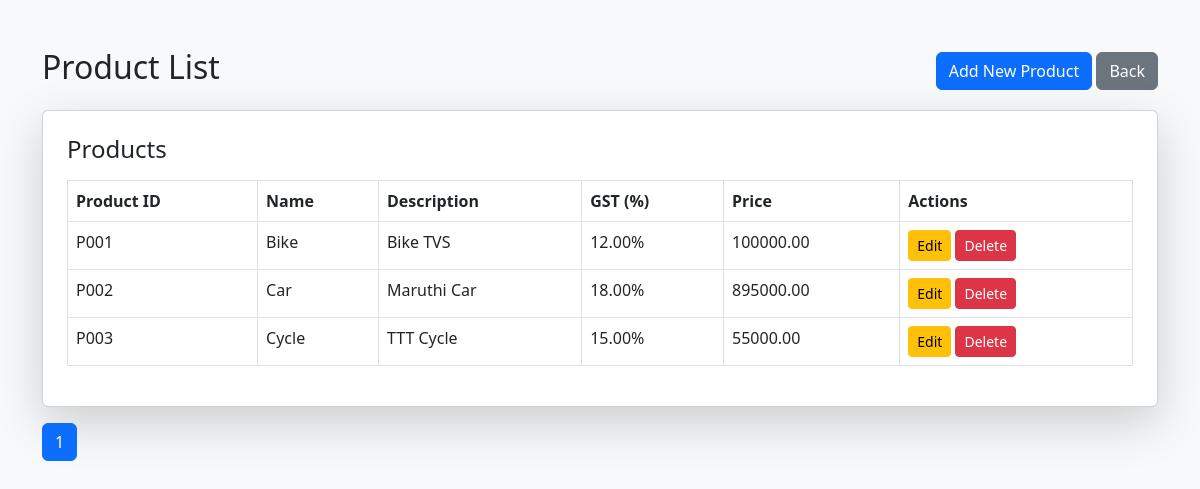
/view_products.php (signed in), run on the app's committed database.
### tables this page shows
CREATE TABLE `products` (
  `id` varchar(20) NOT NULL,
  `name` varchar(100) NOT NULL,
  `description` text,
  `price` decimal(10,2) NOT NULL,
  `gst_percent` decimal(5,2) DEFAULT '0.00',
  PRIMARY KEY (`id`)
);

### view_products.php (the view, shortened to what this page needs)
<?php
include 'db_connect.php';
$limit = 10;
$page = isset($_GET['page']) ? (int)$_GET['page'] : 1;
$start = ($page - 1) * $limit;
$total_query = $conn->query("SELECT COUNT(id) AS total FROM products");
$total_result = $total_query->fetch_assoc();
$total_products = $total_result['total'];
$total_pages = ceil($total_products / $limit);
$products = $conn->query("SELECT * FROM products LIMIT $start, $limit");
?>
<!DOCTYPE html>
<html lang="en">
<head>
    <link rel="stylesheet" href="https://cdnjs.cloudflare.com/ajax/libs/bootstrap/5.3.0/css/bootstrap.min.css">
</head>
<body class="bg-light">
    <div class="container mt-5">
        <div class="d-flex justify-content-between align-items-center mb-3">
            <h2>Product List</h2>
            <div>
                <a href="products.php" class="btn btn-primary">Add New Product</a>
                <a href="dashboard.php" class="btn btn-secondary">Back</a>
            </div>
        </div>
        <div class="card p-4 shadow-lg">
            <h4 class="mb-3">Products</h4>
            <table class="table table-bordered">
                <thead>
                    <tr>
                        <th>Product ID</th>
                        <th>Name</th>
                        <th>Description</th>
                        <th>GST (%)</th>
                        <th>Price</th>
                        <th>Actions</th>
                    </tr>
                </thead>
                <tbody>
                    <?php while ($row = $products->fetch_assoc()): ?>
                        <tr>
                            <td><?php echo $row['id']; ?></td>
                            <td><?php echo $row['name']; ?></td>
                            <td><?php echo $row['description']; ?></td>
                            <td><?php echo $row['gst_percent']; ?>%</td>
                            <td><?php echo $row['price']; ?></td>
                            <td>
                                <a href="edit_product.php?id=<?php echo $row['id']; ?>" class="btn btn-warning btn-sm">Edit</a>
                                <a href="delete_product.php?id=<?php echo $row['id']; ?>" class="btn btn-danger btn-sm" onclick="return confirm('Are you sure?')">Delete</a>
                            </td>
                        </tr>
                    <?php endwhile; ?>
                </tbody>
            </table>
        </div>
        <nav class="mt-3">
            <ul class="pagination">
                <?php for ($i = 1; $i <= $total_pages; $i++): ?>
                    <li class="page-item <?php if ($i == $page) echo 'active'; ?>">
                        <a class="page-link" href="view_products.php?page=<?php echo $i; ?>"><?php echo $i; ?></a>
                    </li>
                <?php endfor; ?>
            </ul>
        </nav>
    </div>
</body>
</html>

### data on the page
products: id "P001", name "Bike", description "Bike TVS", gst_percent "12.00", price "100000.00"
products: id "P002", name "Car", description "Maruthi Car", gst_percent "18.00", price "895000.00"
products: id "P003", name "Cycle", description "TTT Cycle", gst_percent "15.00", price "55000.00"
